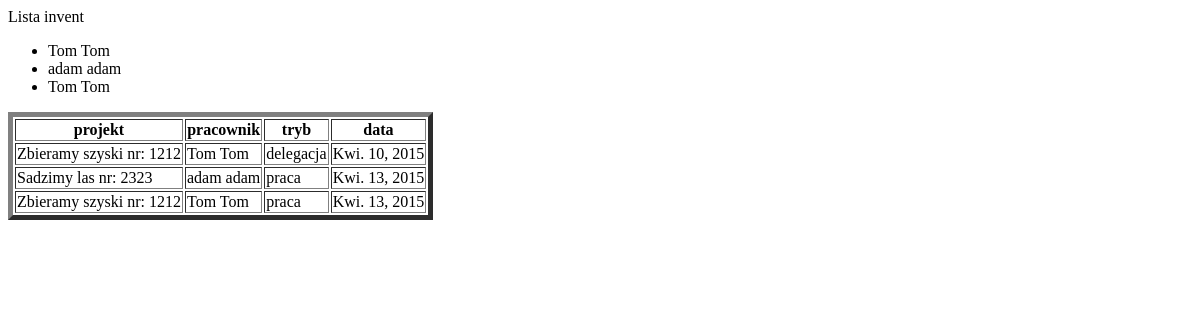
The app's page /invent/, older data.
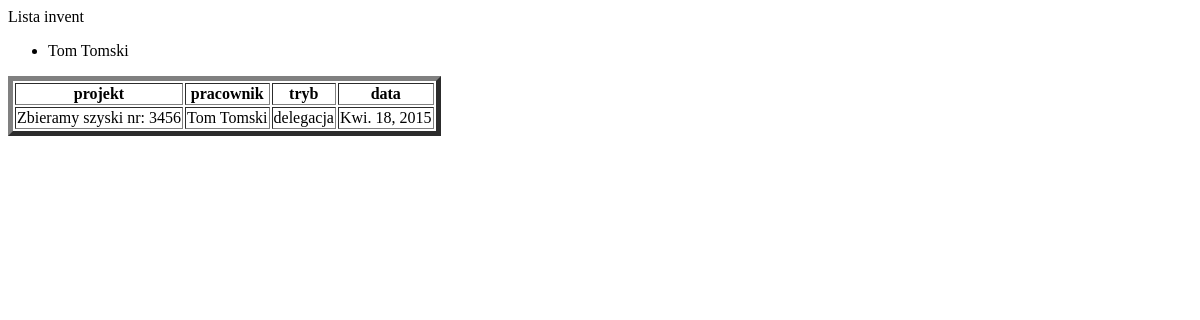
The same page, newer data.
### worktime/models.py (models this page shows, shortened)
class Invent(models.Model):
    praca = 'PR'
    urlop = 'UR'
    delegacja = 'DL'
    zwolnienie = "ZW"
    WORK_TYPE_CHOICES =(
        (praca,'praca'),
        (urlop,'urlop'),
        (delegacja,'delegacja'),
         (zwolnienie,'zwolnienie'),
    )
    project =models.ForeignKey(Project)
    employee = models.ForeignKey(Employee)
    posted_date = models.DateField('Data dodania')
    worktype = models.CharField(max_length=10, choices=WORK_TYPE_CHOICES, default=praca)

class Employee(models.Model):
    firstName = models.CharField('imie',max_length=25, null=False)
    lastName = models.CharField('nazwisko',max_length=25, null=False)
    emaliadress = models.EmailField(null=False,)
    def __str__(self):
        return "{fname} {lname}".format(fname=self.firstName, lname=self.lastName)

class Project(models.Model):
    name = models.CharField('Nazwa', max_length=250)
    idname = models.IntegerField('Numer')
    def __str__(self):
        return "{name} nr: {idname}".format(name=self.name, idname=self.idname)

### worktime/views.py (the view)
# urls.py: url(r'^invent/$', InventListView.as_view()),
class InventListView(ListView):
    model = Invent

### worktime/templates/worktime/invent_list.html
{% extends "base.html" %}
{% block 'content' %}
    Lista invent
<ul>
    {% for row in object_list %}
        <li>{{ row.employee }}</li>
    {% endfor %}
</ul>
<table border="5">
    <th>projekt</th><th>pracownik</th><th>tryb</th><th>data</th>
    {% for row in object_list %}
       <tr>
           <td>{{ row.project }}</td><td>{{row.employee}}<td>{{row.get_worktype_display}}<td>{{row.posted_date}}</td>
       </tr>
    {% endfor %}
</table>
{% endblock %}

Row changes from the older to the newer data that the page shows:
removed Invent: employee "adam adam", project "Sadzimy las nr: 2323", worktype "praca", posted_date "Kwi. 13, 2015"
removed Invent: employee "Tom Tom", project "Zbieramy szyski nr: 1212", worktype "praca", posted_date "Kwi. 13, 2015"
changed Invent "delegacja": employee "Tom Tom" → "Tom Tomski"; project "Zbieramy szyski nr: 1212" → "Zbieramy szyski nr: 3456"; posted_date "Kwi. 10, 2015" → "Kwi. 18, 2015"
